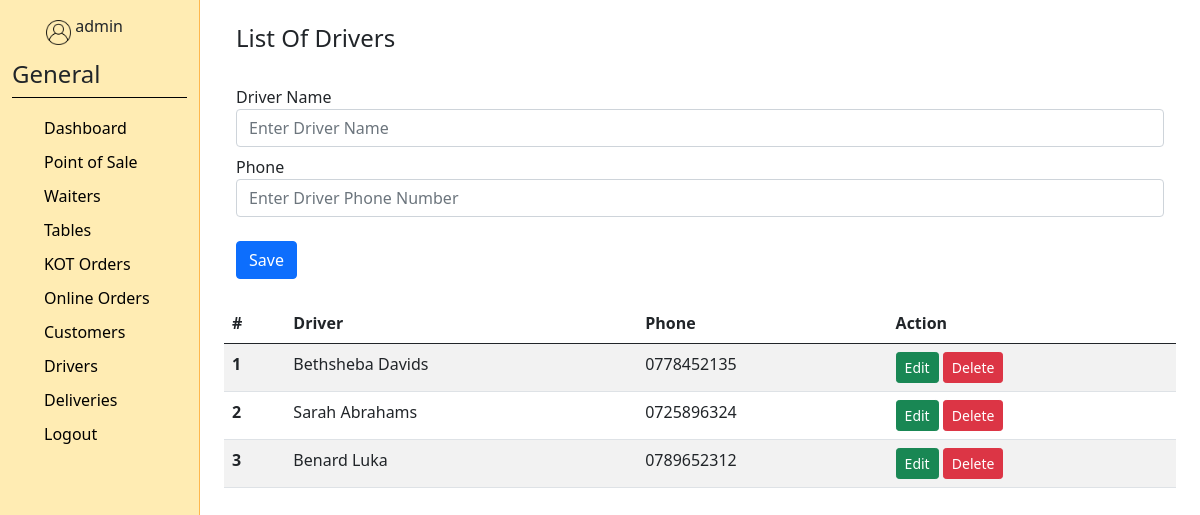
/kot/driver.php (signed in), run on the app's committed database.
### tables this page shows
CREATE TABLE `driver` (
  `driverid` varchar(12) NOT NULL,
  `drivername` varchar(50) NOT NULL,
  `driverphone` varchar(13) NOT NULL
);

### kot/driver.php (the view, shortened to what this page needs)
<?php
require_once "../assets/config.php";
$drivername = '';
$driverphone = '';
$update = false;
$statement = $db->prepare("SELECT * FROM driver");
$statement->execute();
$drivers = $statement->fetchAll(PDO::FETCH_ASSOC);
?>
<?php include_once "../assets/base.php"; ?>
<body>
<div class="container-fluid">
    <div class="row">
        <div class="col-2 sidebar-menu">
            <?php include_once "kotsidebar.php"; ?>
        </div>
        <div class="col-10 menu-preview">
            <div class="container">
                <br>
                <h4>List Of Drivers</h4><br>
                <div class="row justify-content-center">
                    <form method="POST" action="">
                        <div class="form-group">
                            <label>Driver Name</label>
                            <input type="text" name="drivername" class="form-control mb-2" placeholder="Enter Driver Name" value="<?php echo $drivername; ?>"/>
                            <label>Phone</label>
                            <input type="text" name="driverphone" class="form-control" placeholder="Enter Driver Phone Number" value="<?php echo $driverphone; ?>"/>
                        </div><br>
                        <div class="form-group">
                            <?php
                                if($update==true):
                            ?>
                                <button class="btn btn-info" type="submit" name="update">Update</button>
                            <?php else: ?>
                                <button class="btn btn-primary" type="submit" name="save">Save</button>
                            <?php endif; ?>
                        </div>
                    </form>
                </div><br>
                <div class="row justify-content-center">
                    <table class="table table-striped">
                        <thead>
                        <tr>
                            <th>#</th>
                            <th>Driver</th>
                            <th>Phone</th>
                            <th>Action</th>
                        </tr>
                        </thead>
                        <?php foreach ($drivers as $i=> $drivers): ?>
                            <tr>
                                <th scope="row"><?php echo $i + 1?></th>
                                <td><?php echo $drivers['drivername'] ?></td>
                                <td><?php echo $drivers['driverphone'] ?></td>
                                <td>
                                    <a href="driver.php?edit=<?php echo $drivers['driverid']; ?>" class="btn btn-success btn-sm">Edit</a>
                                    <a href="driver.php?delete=<?php echo $drivers['driverid']; ?>" class="btn btn-danger btn-sm">Delete</a>
                                </td>
                            </tr>
                        <?php endforeach; ?>
                    </table>
                </div>
            </div>
        </div>
    </div>
</div>
</body>
</html>

### css/style.css (style rules this page uses)
a { text-decoration: none; }
body { scroll-behavior: smooth; }
.sidebar-menu { border-right: 1px solid #ffb74d; background-color: #ffecb3; height: 100vh; }
.menu-preview { height: 100vh; position: relative; overflow: auto; }

### data on the page
driver: drivername "Bethsheba Davids", driverphone "0778452135"
driver: drivername "Sarah Abrahams", driverphone "0725896324"
driver: drivername "Benard Luka", driverphone "0789652312"

### other printed values
$_SESSION['user'] "admin"
